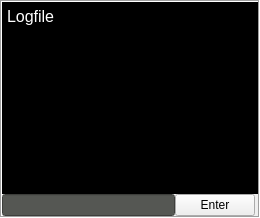
     <widget class="QFrame" name="ui_frm_terminal">
      <property name="sizePolicy">
       <sizepolicy hsizetype="Preferred" vsizetype="Preferred">
        <horstretch>80</horstretch>
        <verstretch>30</verstretch>
       </sizepolicy>
      </property>
      <property name="frameShape">
       <enum>QFrame::Box</enum>
      </property>
      <property name="frameShadow">
       <enum>QFrame::Sunken</enum>
      </property>
      <property name="lineWidth">
       <number>1</number>
      </property>
      <layout class="QVBoxLayout" name="verticalLayout_2">
       <property name="spacing">
        <number>0</number>
       </property>
       <property name="leftMargin">
        <number>0</number>
       </property>
       <property name="topMargin">
        <number>0</number>
       </property>
       <property name="rightMargin">
        <number>0</number>
       </property>
       <property name="bottomMargin">
        <number>0</number>
       </property>
       <item>
        <widget class="QTextBrowser" name="ui_terminal">
         <property name="styleSheet">
          <string notr="true">background-color: rgb(0, 0, 0);
font: 57 12pt &quot;Ubuntu&quot;;
color: rgb(255, 255, 255);</string>
         </property>
         <property name="html">
          <string>&lt;!DOCTYPE HTML PUBLIC &quot;-//W3C//DTD HTML 4.0//EN&quot; &quot;http://www.w3.org/TR/REC-html40/strict.dtd&quot;&gt;
&lt;html&gt;&lt;head&gt;&lt;meta name=&quot;qrichtext&quot; content=&quot;1&quot; /&gt;&lt;style type=&quot;text/css&quot;&gt;
p, li { white-space: pre-wrap; }
&lt;/style&gt;&lt;/head&gt;&lt;body style=&quot; font-family:'Ubuntu'; font-size:12pt; font-weight:56; font-style:normal;&quot;&gt;
&lt;p style=&quot; margin-top:0px; margin-bottom:0px; margin-left:0px; margin-right:0px; -qt-block-indent:0; text-indent:0px;&quot;&gt;Logfile&lt;/p&gt;&lt;/body&gt;&lt;/html&gt;</string>
         </property>
        </widget>
       </item>
       <item>
        <widget class="QFrame" name="frame_11">
         <property name="frameShape">
          <enum>QFrame::NoFrame</enum>
         </property>
         <property name="frameShadow">
          <enum>QFrame::Raised</enum>
         </property>
         <layout class="QHBoxLayout" name="horizontalLayout_19">
          <property name="spacing">
           <number>0</number>
          </property>
          <property name="leftMargin">
           <number>0</number>
          </property>
          <property name="topMargin">
           <number>0</number>
          </property>
          <property name="rightMargin">
           <number>3</number>
          </property>
          <property name="bottomMargin">
           <number>0</number>
          </property>
          <item>
           <widget class="QLineEdit" name="lineEdit">
            <property name="styleSheet">
             <string notr="true">background-color: rgb(85, 87, 83);</string>
            </property>
           </widget>
          </item>
          <item>
           <widget class="QPushButton" name="pushButton_5">
            <property name="text">
             <string>Enter</string>
            </property>
           </widget>
          </item>
         </layout>
        </widget>
       </item>
      </layout>
     </widget>
